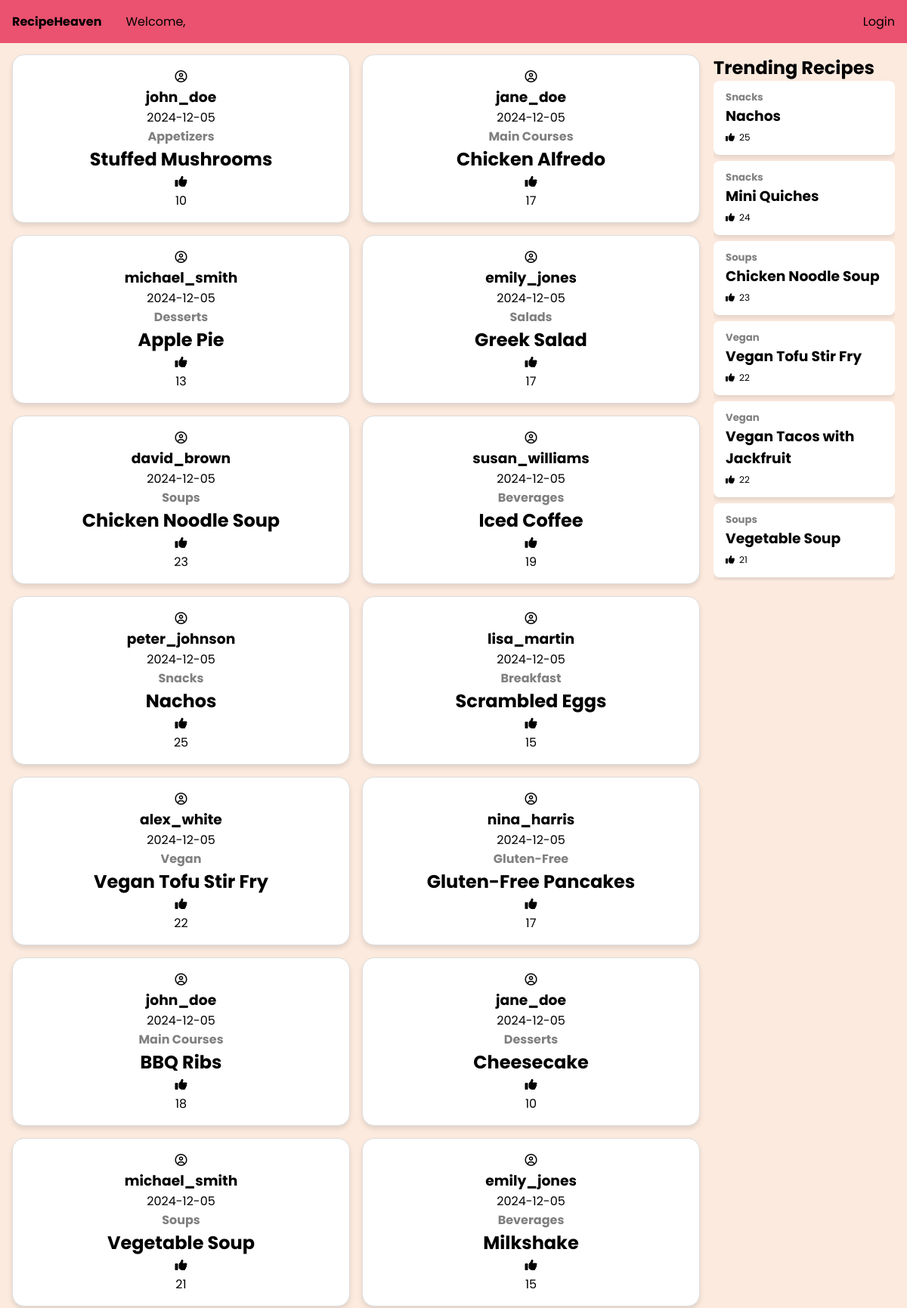
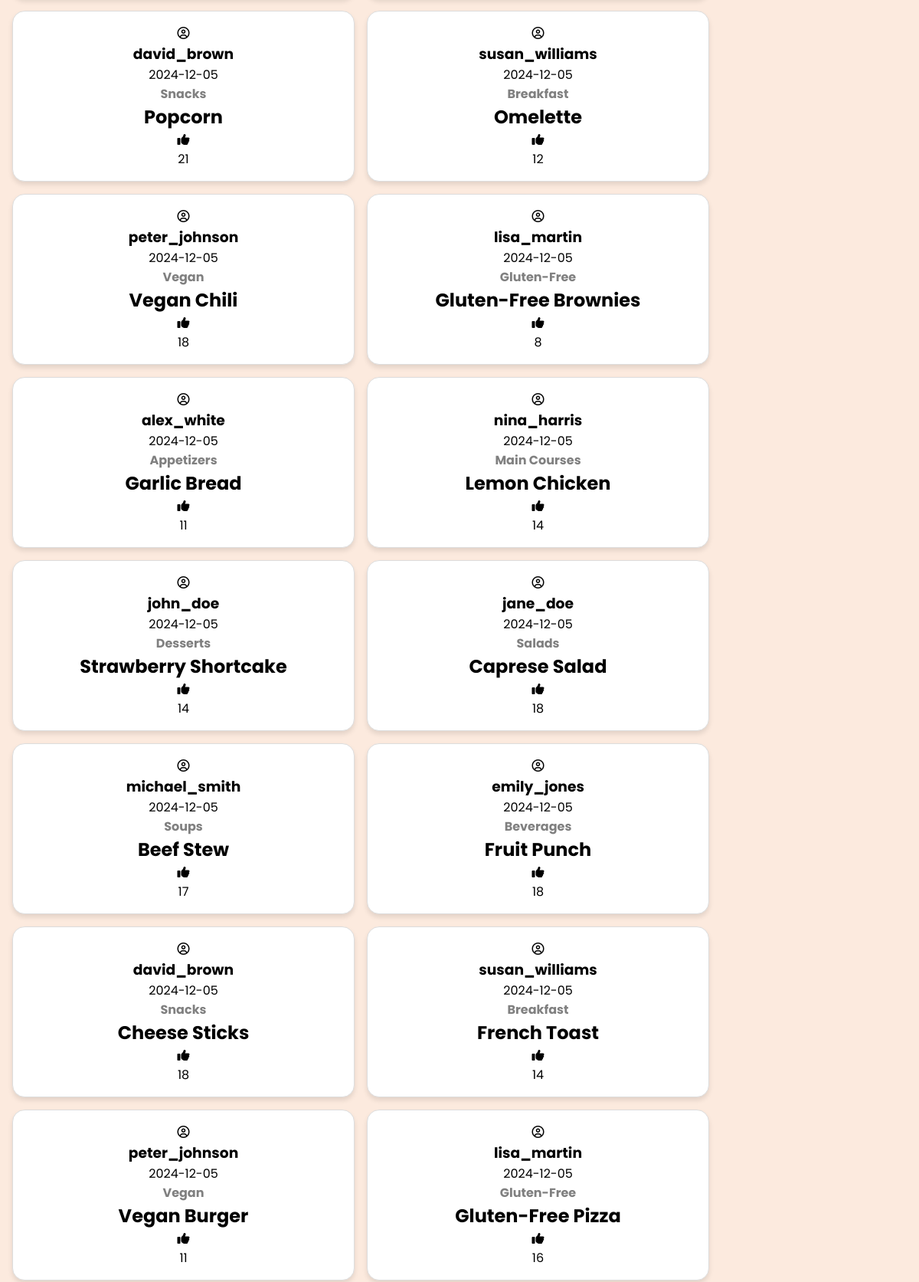
The page / (upper part) on the database its author committed (2 pictures, top to bottom).
### tables this page shows
CREATE TABLE `recipes` (
  `recipe_id` int NOT NULL AUTO_INCREMENT,
  `user_id` int DEFAULT NULL,
  `category_id` int DEFAULT NULL,
  `recipe_name` varchar(255) NOT NULL,
  `description` text,
  `ingredients` text,
  `instructions` text,
  `created_at` timestamp NULL DEFAULT CURRENT_TIMESTAMP,
  PRIMARY KEY (`recipe_id`),
  KEY `user_id` (`user_id`),
  KEY `category_id` (`category_id`),
  CONSTRAINT `recipes_ibfk_1` FOREIGN KEY (`user_id`) REFERENCES `users` (`user_id`),
  CONSTRAINT `recipes_ibfk_2` FOREIGN KEY (`category_id`) REFERENCES `categories` (`category_id`)
);

CREATE TABLE `users` (
  `user_id` int NOT NULL AUTO_INCREMENT,
  `username` varchar(100) NOT NULL,
  `email` varchar(100) NOT NULL,
  `password` varchar(255) NOT NULL,
  `created_at` timestamp NULL DEFAULT CURRENT_TIMESTAMP,
  PRIMARY KEY (`user_id`),
  UNIQUE KEY `email` (`email`)
);

CREATE TABLE `categories` (
  `category_id` int NOT NULL AUTO_INCREMENT,
  `category_name` varchar(100) NOT NULL,
  `description` text,
  PRIMARY KEY (`category_id`)
);

### index.php (the view, shortened to what this page needs)
<?php
    include "conn.php";
    $recipes = "
        SELECT recipes.*,
            users.username,
            categories.category_name,
            COUNT(likes_on_recipes.like_id) AS like_count,
            DATE(recipes.created_at) AS created_date
        FROM recipeheaven.recipes
        JOIN recipeheaven.users ON recipes.user_id = users.user_id
        JOIN recipeheaven.categories ON recipes.category_id = categories.category_id
        LEFT JOIN recipeheaven.likes_on_recipes ON recipes.recipe_id = likes_on_recipes.recipe_id
        GROUP BY recipes.recipe_id
        ORDER BY recipes.recipe_id ASC";
    $trending = "
        SELECT recipes.*,
            users.username,
            categories.category_name,
            COUNT(likes_on_recipes.like_id) AS like_count
        FROM recipeheaven.recipes
        JOIN recipeheaven.users ON recipes.user_id = users.user_id
        JOIN recipeheaven.categories ON recipes.category_id = categories.category_id
        LEFT JOIN recipeheaven.likes_on_recipes ON recipes.recipe_id = likes_on_recipes.recipe_id
        GROUP BY recipes.recipe_id
        ORDER BY like_count DESC
        LIMIT 10";
    $result = $conn->query($recipes);
    $trendingrecipes = $conn->query($trending);
?>
<!DOCTYPE html>
<html lang="en">
<head>
    <link rel="stylesheet" href="css/index.css">
</head>
<body>
    <div class="navbar">
        <ul>
            <li class="home"><a href="index.php">RecipeHeaven</a></li>
            <li class="user-info">
                    <span>Welcome, <a href="account.php?user_id=<?php echo $_SESSION['user_id']; ?>"><?php echo $_SESSION['username']; ?></a></span>
                </li>
            <?php if (isset($_SESSION['user_id'])): ?>
                <li class="log-in-out">
                    <a href="logout.php">Logout</a>
                </li>
            <?php else: ?>
                <li class="log-in-out">
                    <a href="login.php">Login</a>
                </li>
            <?php endif; ?>
        </ul>
    </div>
    <div class="container">
        <div class="recipes">
            <ul>
                <?php while ($row = $result->fetch_assoc()): ?>
                    <div class="recipe">
                        <li>
                            <div class="user-recipe">
                                <div class="user-info">
                                    <i class="fa-regular fa-circle-user"></i>
                                    <div>
                                        <a href="account.php?user_id=<?php echo $row['user_id']; ?>"><h3><?php echo $row['username']; ?></h3></a>
                                        <p><?php echo $row['created_date']?></p>
                                    </div>
                                </div>
                            </div>
                            <h4><?php echo $row['category_name']?></h4>
                            <a href="recipe.php?recipe_id=<?php echo $row['recipe_id']; ?>"><h2><?php echo $row['recipe_name']?></h2></a>
                            <i class="fa-solid fa-thumbs-up"></i><p><?php echo $row['like_count']?></p>
                        </li>
                    </div>
                <?php endwhile; ?>
            </ul>
        </div>
        <div class="trending">
            <h2>Trending Recipes</h2>
            <ul>
                <?php while ($row = $trendingrecipes->fetch_assoc()): ?>
                    <div class="trending-recipe">
                        <li>
                            <h5 style="color: grey;"><?php echo $row['category_name']?></h5>
                            <a href="recipe.php?recipe_id=<?php echo $row['recipe_id']; ?>"><h3><?php echo $row['recipe_name']?></h3></a>
                            <div class="like-count">
                            <i class="fa-solid fa-thumbs-up"></i><p><?php echo $row['like_count']?></p>
                            </div>
                        </li>
                    </div>
                <?php endwhile; ?>
            </ul>
        </div>
    </div>
</body>
</html>

### css/index.css (style rules this page uses)
* { margin: 0; padding: 0; font-family: "Poppins", sans-serif; color: #000000; }
body { background-color: #FCEADE; }
.navbar { position: fixed; background-color: #EA526F; width: 100%; top: 0; z-index: 1000; }
.navbar .home { float: left; padding: 1em; font-weight: bold; }
.navbar .user-info { float: left; padding: 1em; }
.navbar .log-in-out { float: right; padding: 1em; }
.navbar ul { list-style-type: none; overflow: hidden; }
.navbar a { text-decoration: none; }
.container { display: flex; margin-top: 3.5em; }
.recipes { width: 78.5%; }
.recipes ul { display: grid; grid-template-columns: repeat(auto-fit, minmax(300px, 1fr)); gap: 1em; padding: 1em; }
.recipe { background-color: #FFFFFF; border: 1px solid #DDDDDD; border-radius: 1em; padding: 1em; box-shadow: 0 4px 6px rgba(0, 0, 0, 0.1); text-align: center; }
.recipe li { list-style-type: none; }
.recipe h4 { color: grey; }
.recipe a { text-decoration: none; }
.trending { position: fixed; right: 1em; margin-top: 1em; width: 20%; max-height: calc(90svh - 1.5em); overflow-y: auto; }
.trending li { list-style-type: none; }
.trending a { text-decoration: none; }
.trending .trending-recipe { padding: 0.75em 1em; margin-bottom: 0.5em; background-color: white; border-radius: 0.5em; box-shadow: 0 4px 6px rgba(0, 0, 0, 0.1); }
.trending .like-count { display: inline-flex; gap: 0.5em; align-items: center; font-size: 0.75em; }

### rows shown on the page
recipes: user.username "john_doe", created_date "2024-12-05", category.category_name "Appetizers", recipe_name "Stuffed Mushrooms", like_count "10"
recipes: user.username "jane_doe", created_date "2024-12-05", category.category_name "Main Courses", recipe_name "Chicken Alfredo", like_count "17"
recipes: user.username "michael_smith", created_date "2024-12-05", category.category_name "Desserts", recipe_name "Apple Pie", like_count "13"
recipes: user.username "emily_jones", created_date "2024-12-05", category.category_name "Salads", recipe_name "Greek Salad", like_count "17"
recipes: user.username "david_brown", created_date "2024-12-05", category.category_name "Soups", recipe_name "Chicken Noodle Soup", like_count "23"
recipes: user.username "susan_williams", created_date "2024-12-05", category.category_name "Beverages", recipe_name "Iced Coffee", like_count "19"
recipes: user.username "peter_johnson", created_date "2024-12-05", category.category_name "Snacks", recipe_name "Nachos", like_count "25"
recipes: user.username "lisa_martin", created_date "2024-12-05", category.category_name "Breakfast", recipe_name "Scrambled Eggs", like_count "15"
recipes: user.username "alex_white", created_date "2024-12-05", category.category_name "Vegan", recipe_name "Vegan Tofu Stir Fry", like_count "22"
recipes: user.username "nina_harris", created_date "2024-12-05", category.category_name "Gluten-Free", recipe_name "Gluten-Free Pancakes", like_count "17"
recipes: user.username "john_doe", created_date "2024-12-05", category.category_name "Main Courses", recipe_name "BBQ Ribs", like_count "18"
recipes: user.username "jane_doe", created_date "2024-12-05", category.category_name "Desserts", recipe_name "Cheesecake", like_count "10"
recipes: user.username "michael_smith", created_date "2024-12-05", category.category_name "Soups", recipe_name "Vegetable Soup", like_count "21"
recipes: user.username "emily_jones", created_date "2024-12-05", category.category_name "Beverages", recipe_name "Milkshake", like_count "15"
recipes: user.username "david_brown", created_date "2024-12-05", category.category_name "Snacks", recipe_name "Popcorn", like_count "21"
recipes: user.username "susan_williams", created_date "2024-12-05", category.category_name "Breakfast", recipe_name "Omelette", like_count "12"
recipes: user.username "peter_johnson", created_date "2024-12-05", category.category_name "Vegan", recipe_name "Vegan Chili", like_count "18"
recipes: user.username "lisa_martin", created_date "2024-12-05", category.category_name "Gluten-Free", recipe_name "Gluten-Free Brownies", like_count "8"
recipes: user.username "alex_white", created_date "2024-12-05", category.category_name "Appetizers", recipe_name "Garlic Bread", like_count "11"
recipes: user.username "nina_harris", created_date "2024-12-05", category.category_name "Main Courses", recipe_name "Lemon Chicken", like_count "14"
recipes: user.username "john_doe", created_date "2024-12-05", category.category_name "Desserts", recipe_name "Strawberry Shortcake", like_count "14"
recipes: user.username "jane_doe", created_date "2024-12-05", category.category_name "Salads", recipe_name "Caprese Salad", like_count "18"
recipes: user.username "michael_smith", created_date "2024-12-05", category.category_name "Soups", recipe_name "Beef Stew", like_count "17"
recipes: user.username "emily_jones", created_date "2024-12-05", category.category_name "Beverages", recipe_name "Fruit Punch", like_count "18"
recipes: user.username "david_brown", created_date "2024-12-05", category.category_name "Snacks", recipe_name "Cheese Sticks", like_count "18"
recipes: user.username "susan_williams", created_date "2024-12-05", category.category_name "Breakfast", recipe_name "French Toast", like_count "14"
recipes: user.username "peter_johnson", created_date "2024-12-05", category.category_name "Vegan", recipe_name "Vegan Burger", like_count "11"
recipes: user.username "lisa_martin", created_date "2024-12-05", category.category_name "Gluten-Free", recipe_name "Gluten-Free Pizza", like_count "16"
recipes: category.category_name "Snacks", recipe_name "Mini Quiches", like_count "24"
recipes: category.category_name "Vegan", recipe_name "Vegan Tacos with Jackfruit", like_count "22"
